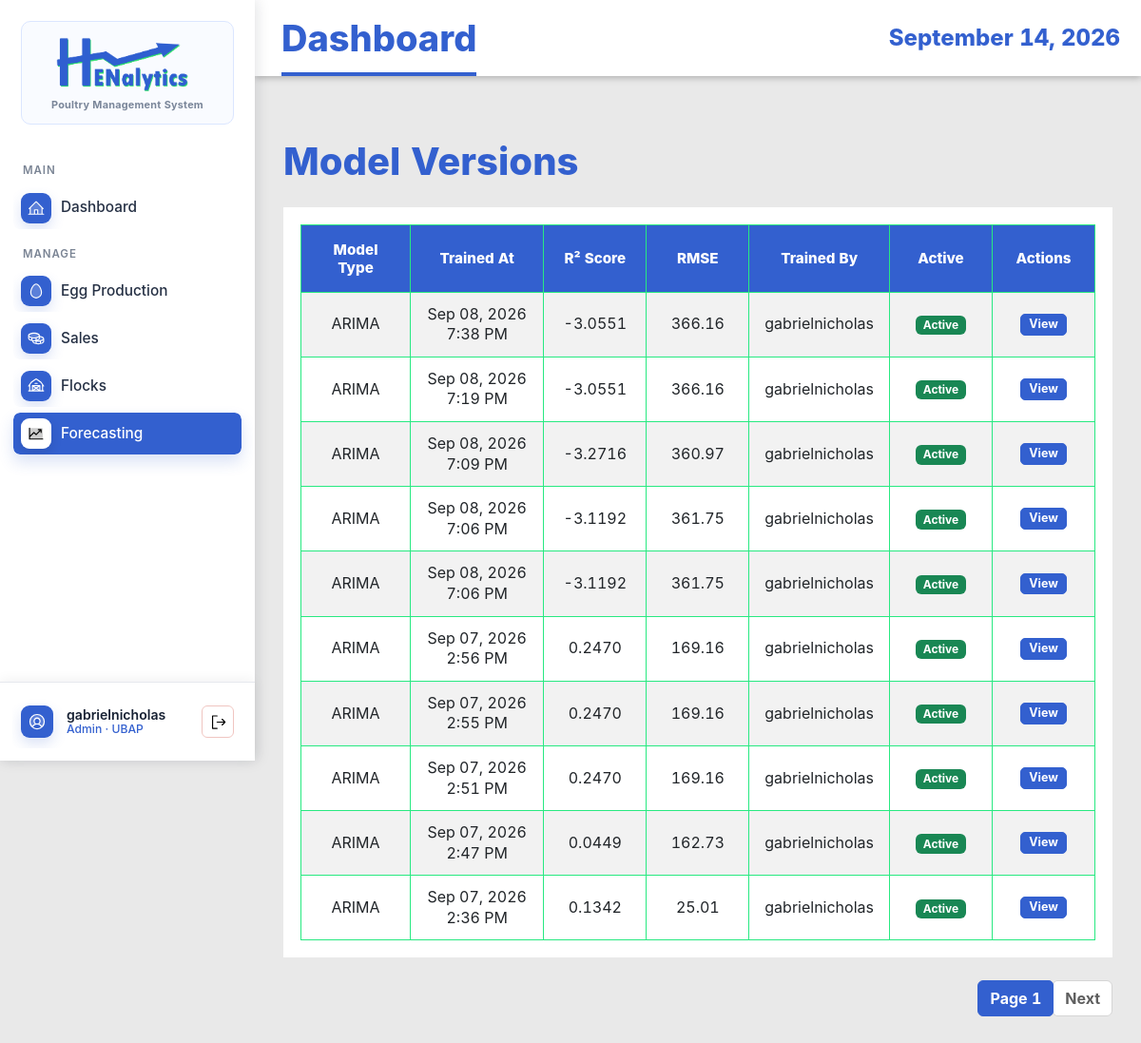
The page /model-versions/ (signed in) on the database as committed earlier.
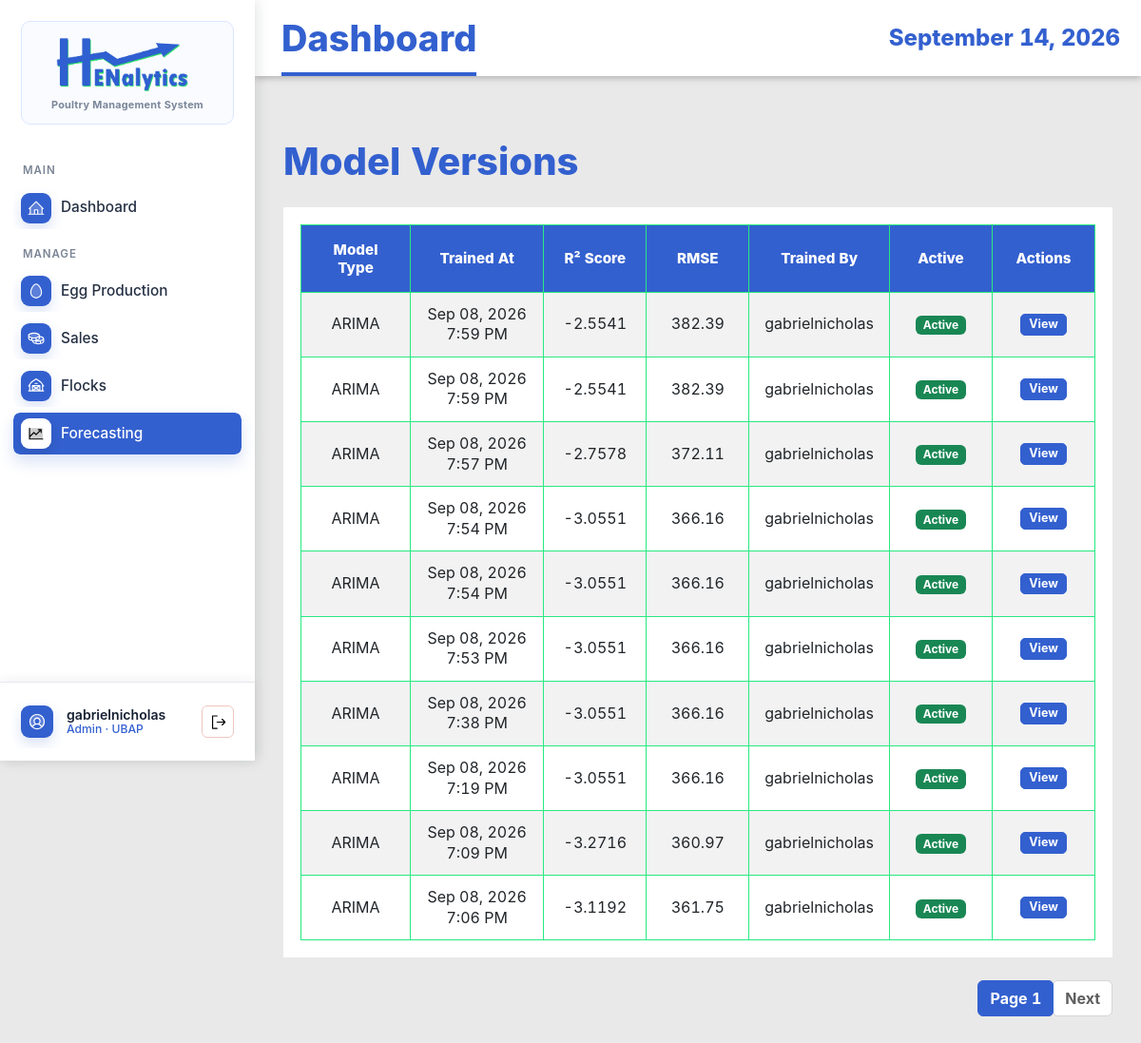
The same page on the database as committed later.
### EggProduction/models.py (models this page shows, shortened)
class ModelVersion(models.Model):
    MODEL_TYPE_CHOICES = (
        ('arima', 'ARIMA'),
        ('mlr', 'Multiple Linear Regression'),
        ('hybrid', 'Hybrid Model'),
        ('lstm', 'LSTM Neural Network'),
    )
    model_type = models.CharField(max_length=20, choices=MODEL_TYPE_CHOICES)
    trained_at = models.DateTimeField(auto_now_add=True)
    triggered_by = models.ForeignKey(User, on_delete=models.SET_NULL, null=True)
    r2_score = models.DecimalField(max_digits=5, decimal_places=4, null=True, blank=True)
    rmse = models.DecimalField(max_digits=10, decimal_places=2, null=True, blank=True)
    mae = models.DecimalField(max_digits=10, decimal_places=2, null=True, blank=True)
    mape = models.DecimalField(max_digits=8, decimal_places=2, null=True, blank=True)
    baseline_rmse = models.DecimalField(max_digits=10, decimal_places=2, null=True, blank=True)
    aic_score = models.DecimalField(max_digits=15, decimal_places=2, null=True, blank=True)
    arima_order = models.CharField(max_length=80, null=True, blank=True, help_text="Format: (p,d,q)")
    pkl_path = models.CharField(max_length=255, null=True, blank=True)
    feature_set = models.CharField(max_length=50, blank=True, default='')
    selection_metric = models.CharField(max_length=30, blank=True, default='rolling_mae_mape')
    comparison_summary = models.JSONField(blank=True, default=dict)
    is_active = models.BooleanField(default=True)
    training_rows = models.IntegerField(null=True, blank=True)
    created_at = models.DateTimeField(auto_now_add=True)
    class Meta:
        ordering = ['-trained_at']
        verbose_name_plural = "Model Versions"

### EggProduction/views.py (the view)
# urls.py: path('model-versions/', views.ModelVersionListView.as_view(), name='model-version-list'),
class ModelVersionListView(AdminAccessMixin, ListView):
    model = ModelVersion
    template_name = 'egg_production/model_version_list.html'
    context_object_name = 'models'
    paginate_by = 10
    ordering = ['-trained_at']

### EggProduction/views.py (called while the page is built)
    def test_func(self):
        user = self.request.user
        try:
            profile = UserProfile.objects.get(user=user)
            return profile.role == 'admin' or user.username == 'gabrielnicholas'
        except UserProfile.DoesNotExist:
            return user.username == 'gabrielnicholas'

### EggProduction/templates/egg_production/model_version_list.html (shortened to what this page needs)
{% extends 'base.html' %}
{% load static %}
{% block content %}
<div class="container mt-4">
    <h1 class="mb-4">Model Versions</h1>
    {% if models %}
    <div class="table-responsive">
        <table class="table table-striped table-hover">
            <thead class="table-dark">
                <tr>
                    <th>Model Type</th>
                    <th>Trained At</th>
                    <th>R² Score</th>
                    <th>RMSE</th>
                    <th>Trained By</th>
                    <th>Active</th>
                    <th>Actions</th>
                </tr>
            </thead>
            <tbody>
                {% for model in models %}
                <tr>
                    <td>{{ model.get_model_type_display }}</td>
                    <td>{{ model.trained_at|date:"M d, Y g:i A" }}</td>
                    <td>{{ model.r2_score|default:"N/A" }}</td>
                    <td>{{ model.rmse|default:"N/A" }}</td>
                    <td>{{ model.triggered_by.get_full_name|default:model.triggered_by.username }}</td>
                    <td>
                        {% if model.is_active %}
                        <span class="badge bg-success">Active</span>
                        {% else %}
                        <span class="badge bg-secondary">Inactive</span>
                        {% endif %}
                    </td>
                    <td>
                        <a href="{% url 'eggproduction:model-version-detail' model.pk %}"
                            class="btn btn-sm btn-info">View</a>
                    </td>
                </tr>
                {% endfor %}
            </tbody>
        </table>
    </div>
    {% if is_paginated %}
    <nav aria-label="Page navigation">
        <ul class="pagination justify-content-center">
            <li class="page-item active"><a class="page-link" href="#">Page {{ page_obj.number }}</a></li>
            {% if page_obj.has_next %}
            <li class="page-item"><a class="page-link" href="?page={{ page_obj.next_page_number }}">Next</a></li>
            {% endif %}
        </ul>
    </nav>
    {% endif %}
    {% else %}
    <div class="alert alert-info">No models available.</div>
    {% endif %}
</div>
{% endblock %}

Rows that differ between the two databases and show on the page:
no longer on this page (row unchanged): ModelVersion: model_type "ARIMA", trained_at "Sep 08, 2026 7:06 PM", r2_score "-3.1192", rmse "361.75", triggered_by.get_full_name "gabrielnicholas", is_active "Active"
no longer on this page (row unchanged): ModelVersion: model_type "ARIMA", trained_at "Sep 07, 2026 2:56 PM", r2_score "0.2470", rmse "169.16", triggered_by.get_full_name "gabrielnicholas", is_active "Active"
no longer on this page (row unchanged): ModelVersion: model_type "ARIMA", trained_at "Sep 07, 2026 2:55 PM", r2_score "0.2470", rmse "169.16", triggered_by.get_full_name "gabrielnicholas", is_active "Active"
no longer on this page (row unchanged): ModelVersion: model_type "ARIMA", trained_at "Sep 07, 2026 2:51 PM", r2_score "0.2470", rmse "169.16", triggered_by.get_full_name "gabrielnicholas", is_active "Active"
no longer on this page (row unchanged): ModelVersion: model_type "ARIMA", trained_at "Sep 07, 2026 2:47 PM", r2_score "0.0449", rmse "162.73", triggered_by.get_full_name "gabrielnicholas", is_active "Active"
no longer on this page (row unchanged): ModelVersion: model_type "ARIMA", trained_at "Sep 07, 2026 2:36 PM", r2_score "0.1342", rmse "25.01", triggered_by.get_full_name "gabrielnicholas", is_active "Active"
added ModelVersion: model_type "ARIMA", trained_at "Sep 08, 2026 7:59 PM", r2_score "-2.5541", rmse "382.39", triggered_by.get_full_name "gabrielnicholas", is_active "Active"
added ModelVersion: model_type "ARIMA", trained_at "Sep 08, 2026 7:59 PM", r2_score "-2.5541", rmse "382.39", triggered_by.get_full_name "gabrielnicholas", is_active "Active"
added ModelVersion: model_type "ARIMA", trained_at "Sep 08, 2026 7:57 PM", r2_score "-2.7578", rmse "372.11", triggered_by.get_full_name "gabrielnicholas", is_active "Active"
added ModelVersion: model_type "ARIMA", trained_at "Sep 08, 2026 7:54 PM", r2_score "-3.0551", rmse "366.16", triggered_by.get_full_name "gabrielnicholas", is_active "Active"
added ModelVersion: model_type "ARIMA", trained_at "Sep 08, 2026 7:54 PM", r2_score "-3.0551", rmse "366.16", triggered_by.get_full_name "gabrielnicholas", is_active "Active"
added ModelVersion: model_type "ARIMA", trained_at "Sep 08, 2026 7:53 PM", r2_score "-3.0551", rmse "366.16", triggered_by.get_full_name "gabrielnicholas", is_active "Active"
